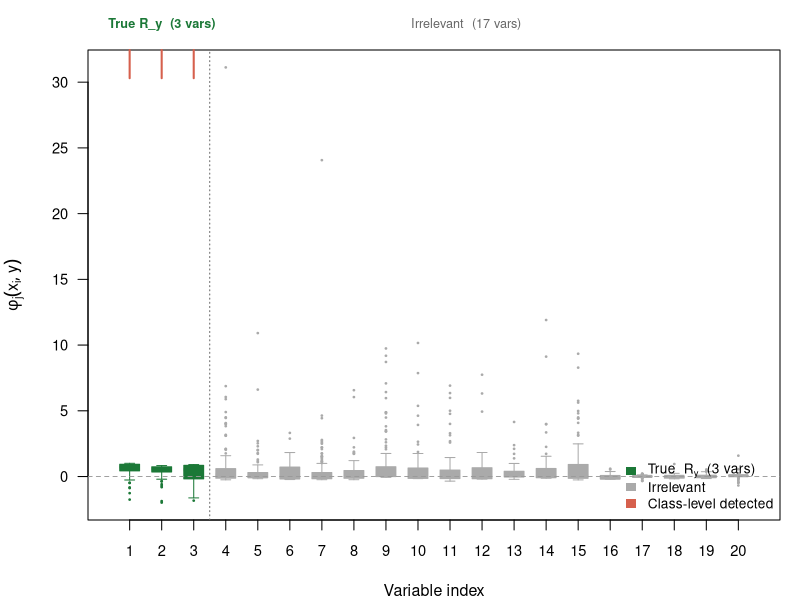
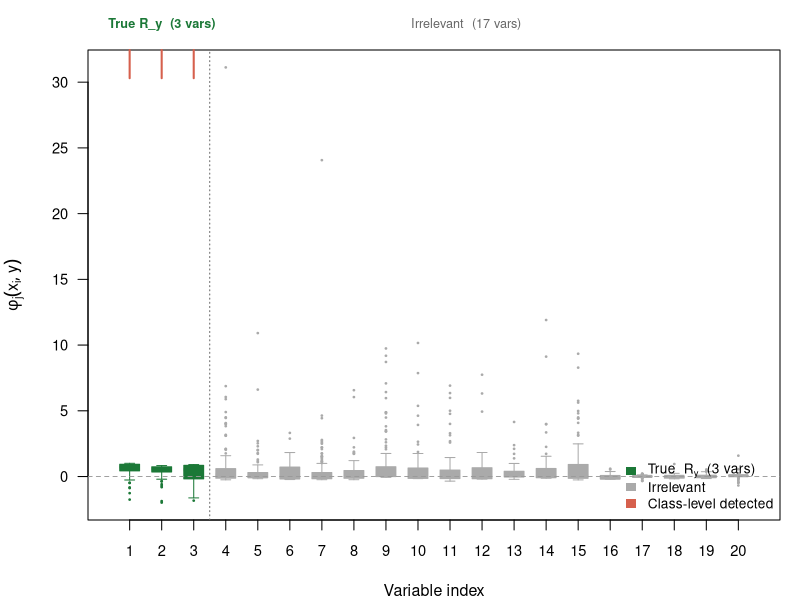

R code for these plots, in order:
# N3_figure.R — improved boxplot for Study 5

FIGURES_DIR <- file.path("..", "figures")
DATA_DIR    <- file.path("..", "data")
set.seed(1 * 999 + 42)
C  <- 5L; D <- 20L; N_Y <- 150L; N_TEST <- 100L
DETECT_TAU <- -1.5
R_Y <- rep(3L, C)
rel_start <- cumsum(c(1L, R_Y[-C]))
REL_SETS  <- lapply(1:C, function(y) rel_start[y]:(rel_start[y] + R_Y[y] - 1L))

bw_silverman <- function(x) {
  s <- sd(x); if (s < 1e-12) return(1e-6)
  1.06 * s * length(x)^(-0.2)
}

gen_data <- function(n_y, n_test) {
  train <- lapply(1:C, function(y) {
    X <- matrix(rnorm(n_y * D), nrow = n_y, ncol = D)
    X[, REL_SETS[[y]]] <- matrix(rnorm(n_y * R_Y[y], mean = 0.5, sd = 0.5),
                                  nrow = n_y, ncol = R_Y[y])
    X
  })
  test <- lapply(1:C, function(y) {
    X <- matrix(rnorm(n_test * D), nrow = n_test, ncol = D)
    X[, REL_SETS[[y]]] <- matrix(rnorm(n_test * R_Y[y], mean = 0.5, sd = 0.5),
                                  nrow = n_test, ncol = R_Y[y])
    X
  })
  list(train = train, test = test)
}

per_obs_contrast <- function(xi, y, train_list, bw_sil) {
  sapply(1:D, function(j) {
    log_vals <- sapply(1:C, function(yp) {
      x_tr <- train_list[[yp]][, j]
      h    <- bw_sil[yp, j]
      mean(dnorm((xi[j] - x_tr) / h) / h)
    })
    log_vals_safe <- log(pmax(log_vals, 1e-300))
    log_vals_safe[y] - mean(log_vals_safe[-y])
  })
}

detect_class_level <- function(train_list) {
  bw_sil <- matrix(0, C, D)
  for (y in 1:C) bw_sil[y,] <- apply(train_list[[y]], 2L, bw_silverman)
  detected <- matrix(0L, C, D)
  for (j in 1:D) {
    hj <- bw_sil[, j]; sj <- sd(hj)
    if (sj < 1e-10) next
    zj <- (hj - mean(hj)) / sj
    detected[, j] <- as.integer(zj < DETECT_TAU)
  }
  detected
}

dat1 <- gen_data(N_Y, N_TEST)
bw_sil1 <- matrix(0, C, D)
for (y in 1:C) bw_sil1[y,] <- apply(dat1$train[[y]], 2L, bw_silverman)
phi_c1 <- t(apply(dat1$test[[1]], 1, function(xi)
  per_obs_contrast(xi, 1L, dat1$train, bw_sil1)))
cl_det1    <- detect_class_level(dat1$train)
relevant_c1 <- which(cl_det1[1,] == 1L)

col_rel   <- "#1b7837"
col_irrel <- "#aaaaaa"
box_cols  <- ifelse(1:D %in% REL_SETS[[1]], col_rel, col_irrel)

do_plot <- function() {
  par(mar = c(4, 4.4, 2.5, 1))
  boxplot(phi_c1, at = 1:D, col = box_cols, border = box_cols,
          xlab = "Variable index", ylab = expression(phi[j](x[i], y)),
          main = "",
          whisklty = 1, outpch = 20, outcex = 0.35, outcol = box_cols,
          cex.axis = 0.88, cex.lab = 0.96, las = 1, boxwex = 0.62)
  abline(h = 0, col = "grey60", lty = 2, lwd = 0.9)
  abline(v = 3.5, col = "grey40", lty = 3, lwd = 1.0)
  # group labels at top
  mtext("True R_y  (3 vars)", side = 3, at = 2, cex = 0.76, line = 0.9,
        col = col_rel, font = 2)
  mtext("Irrelevant  (17 vars)", side = 3, at = 11.5, cex = 0.76, line = 0.9,
        col = "grey40")
  rug(relevant_c1, side = 3, ticksize = 0.06, col = "#d6604d", lwd = 2)
  legend("bottomright", bty = "n", cex = 0.82,
         legend = c(expression("True "~R[y]~" (3 vars)"),
                    "Irrelevant",
                    "Class-level detected"),
         fill   = c(col_rel, col_irrel, "#d6604d"),
         border = NA)
}

fig_path <- file.path(FIGURES_DIR, "N3_contrast.eps")
postscript(fig_path, width = 8.5, height = 4.2,
           horizontal = FALSE, onefile = FALSE, paper = "special")
do_plot()
dev.off()
cat("EPS saved:", fig_path, "\n")

pdf_path <- file.path(FIGURES_DIR, "N3_contrast-eps-converted-to.pdf")
pdf(pdf_path, width = 8.5, height = 4.2)
do_plot()
dev.off()
cat("PDF saved:", pdf_path, "\n")
